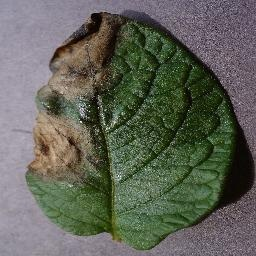
#> input picture image(1)_corruptions/1_lighting/image (1)_lighting_s0_min0p0_max6p0_sh12p0.jpeg, 256 x 256 px
$ python -i lighting_gen.py   (imports and definitions only)
#> lines starting #> are read from the running program, lines starting #| are printed output that depends on the picture
#!/usr/bin/env python3
"""Generate the full sampled lighting-corruption dataset.

Standalone version matching the other dataset generators:
- processes every direct class folder under --input-root
- weighted reproducible sampling per class
- at least 100 images per class when available
- severities 0, 10, ..., 100 by default
- preserves true-label class folders
- severity 0 is copied exactly
- writes _lighting_index.csv
- requires no configuration/helper file

The lighting formula and values are copied from the approved preview script.
"""

from __future__ import annotations

import argparse
import csv
import hashlib
import math
import random
import shutil
from dataclasses import dataclass
from pathlib import Path

import cv2
import numpy as np


# =====================================================================
# LOCKED LIGHTING SETTINGS FROM THE APPROVED PREVIEW
# =====================================================================
PATTERN = "diagonal"
SEVERITY_GAMMA = 2.00
HIGHLIGHT_STOPS = 7.00
SHADOW_STOPS = 8.00
FIELD_CONTRAST = 0.55
REGION_POWER = 0.80
IMAGE_MAP_WEIGHT = 0.35
TEMPERATURE_SHIFT = 0.06
GLARE_STRENGTH = 0.08
# =====================================================================


VALID_EXTENSIONS = {
    ".jpg", ".jpeg", ".png", ".bmp",
    ".tif", ".tiff", ".webp",
}


@dataclass
class SelectedImage:
    crop: str
    class_name: str
    source_path: Path
    relative_path: Path


def clamp(value: float, low: float, high: float) -> float:
    return max(low, min(high, value))


def severity_string(value: float) -> str:
    return f"{int(round(value)):03d}"


def stable_integer(text: str) -> int:
    digest = hashlib.sha256(text.encode("utf-8")).hexdigest()
    return int(digest[:16], 16)


# [43 lines left out: functions infer_crop, parse_severities, calculate_sample_count, not called in this run]


def find_class_directories(input_root: Path) -> list[Path]:
    return sorted(path for path in input_root.iterdir() if path.is_dir())


# [109 lines left out: functions find_images, select_images_for_class, prepare_run, build_output_path, not called in this run]


def ensure_bgr(image: np.ndarray) -> np.ndarray:
    if image.ndim == 2:
        return cv2.cvtColor(image, cv2.COLOR_GRAY2BGR)

    if image.ndim == 3:
        if image.shape[2] == 1:
            return cv2.cvtColor(image, cv2.COLOR_GRAY2BGR)
        if image.shape[2] == 4:
            return cv2.cvtColor(image, cv2.COLOR_BGRA2BGR)
        if image.shape[2] == 3:
            return image

    raise ValueError(f"Unsupported image shape: {image.shape}")


def force_odd(value: float, minimum: int = 3) -> int:
    number = max(minimum, int(round(value)))
    return number if number % 2 == 1 else number + 1


def spatial_field(
    height: int,
    width: int,
    pattern: str,
) -> np.ndarray:
    """Create the same broad signed field as the preview program."""
    x = np.linspace(-1.0, 1.0, width, dtype=np.float32)
    y = np.linspace(-1.0, 1.0, height, dtype=np.float32)
    xx, yy = np.meshgrid(x, y)

    if pattern == "diagonal":
        field = 0.5 * (xx + yy)
    elif pattern == "horizontal":
        field = xx
    elif pattern == "vertical":
        field = yy
    elif pattern == "radial":
        radius = np.sqrt(xx**2 + yy**2) / math.sqrt(2.0)
        field = 1.0 - 2.0 * radius
    elif pattern == "vignette":
        radius = np.sqrt(xx**2 + yy**2) / math.sqrt(2.0)
        field = 2.0 * radius - 1.0
    else:
        raise ValueError(
            "PATTERN must be diagonal, horizontal, vertical, "
            "radial, or vignette."
        )

    return np.clip(field, -1.0, 1.0).astype(np.float32)


def image_luminance_field(image: np.ndarray) -> np.ndarray:
    """Estimate broad existing luminance exactly as in the preview."""
    image = ensure_bgr(image)
    height, width = image.shape[:2]
    minimum_dimension = min(height, width)

    lab = cv2.cvtColor(image, cv2.COLOR_BGR2LAB)
    luminance = lab[:, :, 0].astype(np.float32) / 255.0

    sigma = float(
        np.clip(
            minimum_dimension * 0.08,
            8.0,
            45.0,
        )
    )
    kernel_size = force_odd(6.0 * sigma + 1.0)

    smooth = cv2.GaussianBlur(
        luminance,
        (kernel_size, kernel_size),
        sigmaX=sigma,
        sigmaY=sigma,
        borderType=cv2.BORDER_REFLECT101,
    )

    low = float(np.percentile(smooth, 5))
    high = float(np.percentile(smooth, 95))

    if high - low < 1e-6:
        return np.zeros_like(smooth, dtype=np.float32)

    normalized = np.clip(
        (smooth - low) / (high - low),
        0.0,
        1.0,
    )

    return (2.0 * normalized - 1.0).astype(np.float32)


def create_illumination_field(image: np.ndarray) -> np.ndarray:
    """Create the same continuous illumination mask as the preview."""
    image = ensure_bgr(image)
    height, width = image.shape[:2]

    geometric = spatial_field(height, width, PATTERN)
    existing = image_luminance_field(image)

    field = (
        (1.0 - IMAGE_MAP_WEIGHT) * geometric
        + IMAGE_MAP_WEIGHT * existing
    ).astype(np.float32)

    sigma = float(
        np.clip(
            min(height, width) * 0.025,
            3.0,
            18.0,
        )
    )
    kernel_size = force_odd(6.0 * sigma + 1.0)

    field = cv2.GaussianBlur(
        field,
        (kernel_size, kernel_size),
        sigmaX=sigma,
        sigmaY=sigma,
        borderType=cv2.BORDER_REFLECT101,
    )

    maximum = float(np.max(np.abs(field)))
    if maximum > 1e-6:
        field = field / maximum

    field = np.clip(field, -1.0, 1.0)

    denominator = math.tanh(FIELD_CONTRAST)
    smooth_field = (
        np.tanh(FIELD_CONTRAST * field) / denominator
    ).astype(np.float32)

    shaped_field = (
        np.sign(smooth_field)
        * np.power(np.abs(smooth_field), REGION_POWER)
    ).astype(np.float32)

    return np.clip(shaped_field, -1.0, 1.0)


# [346 lines left out: functions apply_realistic_lighting, save_cv_image, write_or_copy, parse_args, print_settings, main, not called in this run]


# [2 lines not run here, left out]

>>> import cv2
>>> picture = cv2.imread('image(1)_corruptions/1_lighting/image (1)_lighting_s0_min0p0_max6p0_sh12p0.jpeg')
#> picture is the input picture: shape (256, 256, 3); mean B, G, R 87.5, 98.8, 96
>>> result = create_illumination_field(picture)
#> in image_luminance_field, `lab = cv2.cvtColor(image, cv2.COLOR_BGR2LAB)`: lab: shape (256, 256, 3); mean of channels 0, 1, 2 104.2, 124.7, 134.4
#> in image_luminance_field, `luminance = lab[:, :, 0].astype(np.float32) / 255.0`:
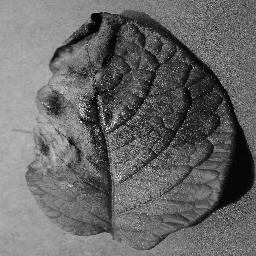
#> luminance: shape (256, 256) float32; min 0, max 0.996, mean 0.409
#> in image_luminance_field, `smooth = cv2.GaussianBlur( luminance, (kernel_size, kernel_size), sigm..`:
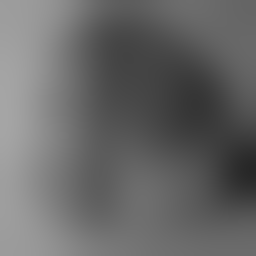
#> smooth: shape (256, 256) float32; min 0.154, max 0.65, mean 0.408
#> in image_luminance_field, `low = float(np.percentile(smooth, 5))`: low = 0.233
#> in image_luminance_field, `high = float(np.percentile(smooth, 95))`: high = 0.62
#> in image_luminance_field, `normalized = np.clip( (smooth - low) / (high - low), 0.0, 1.0, )`:
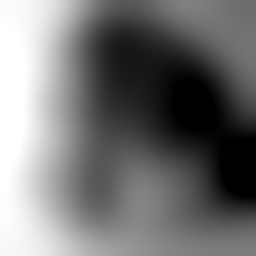
#> normalized: shape (256, 256) float32; min 0, max 1, mean 0.454
#> in create_illumination_field, `field = ( (1.0 - IMAGE_MAP_WEIGHT) * geometric + IMAGE_MAP_WEIGHT * ex..`:
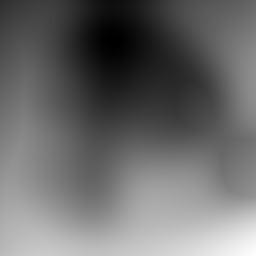
#> field: shape (256, 256) float32; min -0.519, max 0.641, mean -0.032; drawn with min black and max white
#> in create_illumination_field, `maximum = float(np.max(np.abs(field)))`: maximum = 0.612
#> in create_illumination_field, `shaped_field = ( np.sign(smooth_field) * np.power(np.abs(smooth_field)..`:
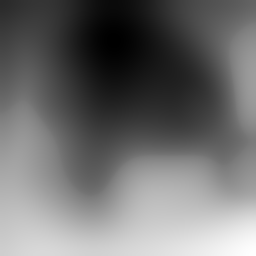
#> shaped_field: shape (256, 256) float32; min -0.883, max 1, mean -0.065; drawn with min black and max white

$ run again, on image(1)_corruptions/1_lighting/image (1)_lighting_s10_min0p0_max6p0_sh12p0.jpeg
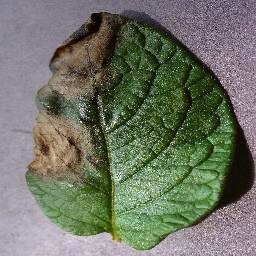
#> input picture image(1)_corruptions/1_lighting/image (1)_lighting_s10_min0p0_max6p0_sh12p0.jpeg, 256 x 256 px
#> picture is the input picture: shape (256, 256, 3); mean B, G, R 100.5, 115.5, 110.8
#> lab: shape (256, 256, 3); mean of channels 0, 1, 2 120.7, 123.6, 136
#> in image_luminance_field, `smooth = cv2.GaussianBlur( luminance, (kernel_size, kernel_size), sigm..`:
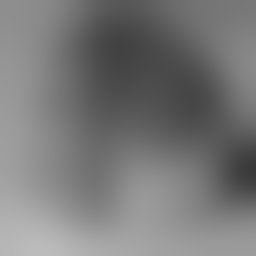
#> smooth: shape (256, 256) float32; min 0.227, max 0.736, mean 0.473
#> low = 0.286
#> high = 0.666
#> maximum = 0.873
#> in create_illumination_field, `shaped_field = ( np.sign(smooth_field) * np.power(np.abs(smooth_field)..`:
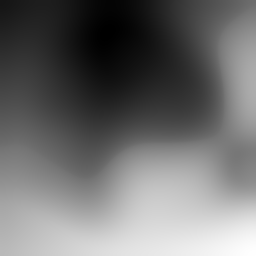
#> shaped_field: shape (256, 256) float32; min -0.793, max 1, mean -0.0172; drawn with min black and max white
